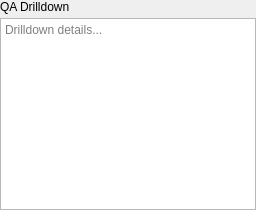
<?xml version="1.0" encoding="UTF-8"?>
<ui version="4.0">
 <class>QaDrilldownView</class>
 <widget class="QWidget" name="qaDrilldownView">
  <layout class="QVBoxLayout" name="mainLayout">
   <property name="leftMargin"><number>0</number></property>
   <property name="topMargin"><number>0</number></property>
   <property name="rightMargin"><number>0</number></property>
   <property name="bottomMargin"><number>0</number></property>
   <property name="spacing"><number>4</number></property>
   <item>
    <widget class="QLabel" name="headerLabel">
     <property name="text"><string>QA Drilldown</string></property>
    </widget>
   </item>
   <item>
    <widget class="QTextEdit" name="drilldownContent">
     <property name="placeholderText"><string>Drilldown details...</string></property>
    </widget>
   </item>
  </layout>
 </widget>
 <layoutdefault spacing="6" margin="11"/>
 <resources/>
 <connections/>
</ui>
